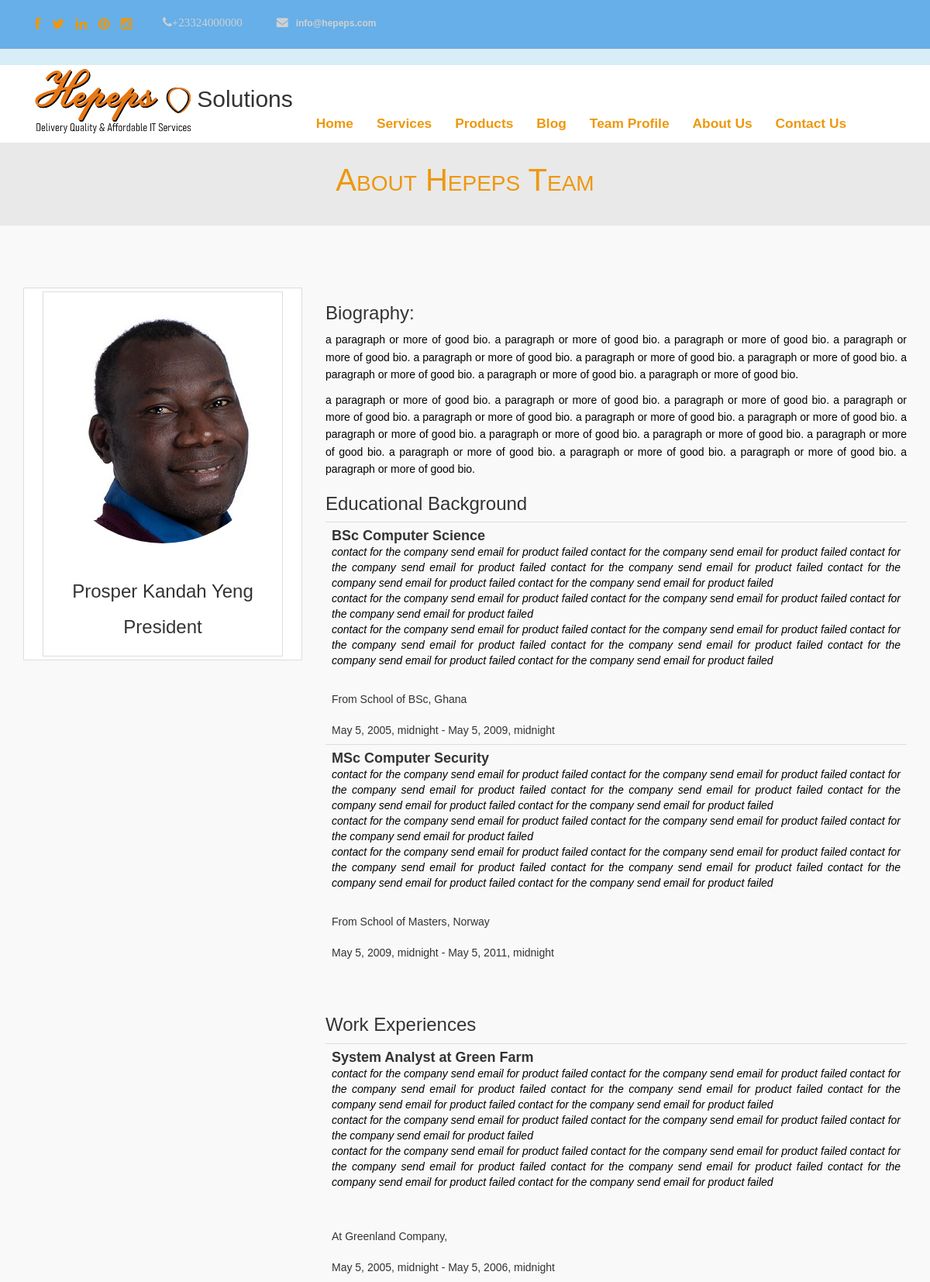
Screenshot of /staff_profile/ (upper part) with the database file from the repository.
### contact/models.py (models this page shows)
class Contact(models.Model):
    office_phone = models.CharField(max_length=15)
    mobile_phone = models.CharField(validators=[phone_regex], max_length=15)
    email = models.EmailField(max_length=100)
    website = models.CharField(max_length=100)
    postal = models.TextField()
    photo_url = models.FileField(upload_to='contact', blank=True, null=True)
    publish = models.BooleanField(default=True)
    created_on = models.DateField(auto_now_add=True)
    modified_on = models.DateField(auto_now=True)

### staff_profile/models.py (models this page shows, shortened)
class Team(models.Model):
    first_name = models.CharField(max_length=200)
    last_name = models.CharField(max_length=200)
    other_names = models.CharField(max_length=200, null=True, blank=True)
    img_url = models.FileField(upload_to='staff')
    bio = models.TextField(max_length=5000)
    role = models.ForeignKey(Role, on_delete=models.CASCADE)
    display_order = models.IntegerField(default=1)
    is_active = models.BooleanField(default=True)
    created_on = models.DateTimeField(auto_now_add=True)
    modified_on = models.DateTimeField(auto_now=True)
    class Meta:
        verbose_name_plural = 'Hepeps Team'
    @property
    def education(self):
        return Education.objects.filter(team=self, publish=True)
    @property
    def experiences(self):
        return Experience.objects.filter(team=self, publish=True)
    @property
    def certificates(self):
        return Certifications.objects.filter(team=self, publish=True)
    @property
    def trainings(self):
        return Training.objects.filter(team=self, publish=True)
    @property
    def projects(self):
        return Projects.objects.filter(team=self, publish=True)
    @property
    def publications(self):
        return Publication.objects.filter(team=self, publish=True)

class Role(models.Model):
    name = models.CharField(max_length=200)
    is_active = models.BooleanField(default=True)
    def __str__(self):
        return self.name

class Education(models.Model):
    team = models.ForeignKey(Team, on_delete=models.CASCADE)
    program = models.CharField(max_length=200, null=True, blank=True)
    description = models.TextField()
    school_name = models.CharField(max_length=200)
    city = models.CharField(max_length=200, null=True, blank=True)
    start_date = PartialDateField()
    end_date = PartialDateField()
    country = models.ForeignKey(Country, on_delete=models.CASCADE)
    publish = models.BooleanField(default=True)
    created_on = models.DateTimeField(auto_now_add=True)
    modified_on = models.DateTimeField(auto_now=True)
    class Meta:
        verbose_name_plural = 'Education'

class Country(models.Model):
    name = models.CharField(max_length=200)
    class Meta:
        verbose_name_plural = 'Country'
    def __str__(self):
        return self.name

class Experience(models.Model):
    team = models.ForeignKey(Team, default=1, verbose_name="team_member_ID",
                             on_delete=models.CASCADE)
    position = models.CharField(max_length=200, null=True, blank=True)
    description = models.TextField()
    company_name = models.CharField(max_length=200, null=True, blank=True)
    country = models.ForeignKey(Country, on_delete=models.CASCADE)
    city = models.CharField(max_length=200, null=True, blank=True)
    start_date = PartialDateField()
    end_date = PartialDateField(null=True, blank=True)
    publish = models.BooleanField(default=True)
    created_on = models.DateTimeField(auto_now_add=True)
    modified_on = models.DateTimeField(auto_now=True)
    class Meta:
        verbose_name_plural = 'Work Experience'

### staff_profile/views.py (the view)
# urls.py: path('', views.index, name='index'),
def index(request):
    tm = Team.objects.all().order_by('display_order')
    exp = Experience.objects.all()
    edu = Education.objects.all()
    cert = Certifications.objects.all()
    train = Training.objects.all()
    publi = Publication.objects.all()
    projects = Projects.objects.all()
    content = {'tm': tm,
               'exp': exp,
               'edu': edu,
               'cert': cert,
               'train': train,
               'publi': publi,
               'projects': projects,
               }
    return render(request, 'staff_profile/index.html', content)

### blog/models.py (called while the page is built)
    def __str__(self):
        return self.title

### home/context_processor.py (called while the page is built)
def basic_info(request):
    blog_links = Blog.objects.filter(publish=True).order_by('-id')[:15]
    blog_category_links = BlogCategory.objects.filter(publish=True).order_by('-id')[:10]
    current_year = datetime.datetime.now().year
    if current_year != 2020:
        copy_right_year = '2020-' + str(current_year)
    else:
        copy_right_year = str(current_year)
    footer_blog = Blog.objects.filter(publish=True).order_by('-id')[:9]
    contact_info = Contact.objects.all().first()
    content = {
        'blog_category_links': blog_category_links,
        'blog_links': blog_links,
        'copy_right_year': copy_right_year,
        'contact_info': contact_info,
        'footer_blog': footer_blog,
    }
    return content

### staff_profile/templates/staff_profile/index.html (shortened to what this page needs)
{% extends 'base.html' %}
{% block content %}
<div class="jumbotron">
    <h2>About Hepeps Team </h2>
  </div>
    <div class="box">
    <div class="container">
      {% for teams in tm %}
          <div class="row">
                <div class="col-md-4">
                  <div class="thumbnail">
                    <div class="img-thumbnail">
                      <img src="{{teams.img_url.url}}" alt="">
                      <div class="caption">
                        <h3>{{teams.first_name}} {% if teams.other_names %} {{ teams.other_names}} {% endif %} {{ teams.last_name}} </h3>
                        <h3>{{teams.role}} </h3>
                      </div>
                    </div>
                  </div>
                </div>
                <div class="col-md-8">
                    <h3>Biography:</h3>
                    <div>
                        <p>{{teams.bio|linebreaks}} </p>
                    </div>
                    {% include 'staff_profile/education.html' %}
                   <br>
                    {% include 'staff_profile/experiences.html' %}
                </div>
            </div>
    {% endfor %}
    </div>
  </div>
 {% endblock content %}

### templates/header.html (shortened to what this page needs)
<div class="fixed-top">
    <header class="bg-info">
        <nav div class="navbar navbar-default navbar-static-top info-nav" role="navigation">
          <div class="container">
            <ul class="social-network">
              <li><a href="https://www.facebook.com" data-placement="top" title="Facebook"><i class="fa fa-facebook fa-1x"></i></a></li>
              <li><a href="https://www.twitter.com" data-placement="top" title="Twitter"><i class="fa fa-twitter fa-1x"></i></a></li>
              <li><a href="https://www.linkedin.com" data-placement="top" title="Linkedin"><i class="fa fa-linkedin fa-1x"></i></a></li>
              <li><a href="https://www.pinterest.com" data-placement="top" title="Pinterest"><i class="fa fa-pinterest fa-1x"></i></a></li>
              <li><a href="https://www.instagram.com" data-placement="top" title="Instagram"><i class="fa fa-instagram fa-1x"></i></a></li>
            </ul>
            <ul class="info">
              <li>
                <p><i class="fa fa-phone">{{ contact_info.office_phone }}</p></i>
              </li>
              <li><a href="#">
                  <p><i class="fa fa-envelope"></i>{{ contact_info.email }}</p></a></li>
            </ul>
          </div>
        </nav>
        <nav class="navbar navbar-default navbar-static-top" role="navigation">
          <div class="navigation">
            <div class="container">
              <div class="navbar-header">
                <div class="navbar-brand logo-img">
                    {% load static %}
                  <a  href="{% url 'home:index' %}">
                      <h1>
                          <img src="{% static 'img/logo.png' %}" alt=""> Solutions
                      </h1>
                  </a>
                </div>
              </div>
              <div class="navbar-collapse collapse">
                <ul class="nav navbar-nav main-menu">
                    <li role="presentation"><a href="{% url 'home:index' %}">Home</a></li>
                    <li role="presentation"><a href="{% url 'service:index' %}">Services</a></li>
                    <li role="presentation"><a href="{% url 'product:index' %}">Products</a></li>
                    <li role="presentation"><a href="{% url 'blog:index' 0 %}">Blog</a></li>
                    <li role="presentation"><a href="{% url 'staff_profile:index' %}">Team Profile</a></li>
                    <li role="presentation"><a href="{% url 'about:index' %}">About Us</a></li>
                    <li role="presentation"><a href="{% url 'contact:index' %}">Contact Us</a></li>
                </ul>
              </div>
            </div>
          </div>
        </nav>
    </header>
</div>

### staff_profile/templates/staff_profile/education.html
{% if teams.education %}
    <div>
        <h3>Educational Background</h3>
        <table class="table">
            {% for item in teams.education %}
                <tr>
                    <td>
                        <span class="h4"><strong>{{ item.program }}</strong></span>
                        <br>
                        <i>{{ item.description|linebreaks }}</i>
                        <br>
                        From {{ item.school_name}}, {{ item.country }}
                        <br><br>
                        {{ item.start_date }}
                        {% if item.end_date %}
                            - {{ item.end_date }}
                        {% endif %}
                    </td>
                </tr>
            {% endfor %}
        </table>
    </div>
{% endif %}

### staff_profile/templates/staff_profile/experiences.html
{% if teams.experiences %}
    <div>
        <h3>Work Experiences</h3>
        <table class="table">
            {% for item in teams.experiences %}
                <tr>
                    <td>
                        <span class="h4"><strong>{{ item.position }}</strong></span>
                        <br>
                        <i>{{ item.description|linebreaks }}</i>
                        <br><br>
                        At {{ item.company_name}}, {{ item.county.country }}
                        <br><br>
                        {{ item.start_date }}
                        {% if item.end_date %}
                            - {{ item.end_date }}
                        {% endif %}
                    </td>
                </tr>
            {% endfor %}
        </table>
    </div>
{% endif %}

### static/css/style.css (style rules this page uses)
body { font-family:Helvetica, Arial, 'Times New Roman', sans-serif; font-size:14px; font-weight:300; line-height:1.6em; color:#333; background-color:#fff; }
hi,h2,h3,h4,h5,h6 { color:#333; line-height:1.1em; }
p { color:#000000; text-align: justify; }
a { text-decoration:none; transition: all 0.1s ease-in-out; -moz-transition: all 0.1s ease-in-out; -webkit-transition: all 0.1s ease-in-out; -o-transition: all 0.1s ease-in-out; outline: none; font-size: 13pt; font-weight: bold; color:#ed980e !important; }
a:link { color: #ed980e !important; font-size: 13pt; font-weight: bold; }
ul.social-network { font-size: 16px; list-style:none; margin-top:10px; padding:10px; transition: all 0.3s ease-in-out; -moz-transition: all 0.3s ease-in-out; -webkit-transition: all 0.3s ease-in-out; -o-transition: all 0.3s ease-in-out; }
ul.social-network li { display:inline; margin: 0 5px; }
ul.social-network li a { color:#d0d0d0; }
.info { float: left; margin-top: -45px; margin-left: 110px; }
.info li { display: inline-block; margin-left: 30px; }
.info i { color: #d0d0d0; font-size: 15px; margin-right: 10px; }
.info a { color: #d0d0d0; font-size: 12px; }
.info p { color: #d0d0d0; font-size: 12px; margin: 0; }
.navigation { background-color:#fff; padding:0; }
.navbar-brand h1 { margin-top:-10px; float: left; font-size: 30px; color:#333; }
.thumbnail { display: block; padding: 4px; margin-bottom: 20px; line-height: 1.42857143; background-color: #fff; border: 1px solid #ddd; border-radius: 0; text-align:center; -webkit-transition: border .2s ease-in-out; -o-transition: border .2s ease-in-out; transition: border .2s ease-in-out; }
.img-thumbnail { display: inline-block; max-width: 100%; height: auto; padding: 4px; line-height: 1.42857143; background-color: #fff; border: 1px solid #ddd; border-radius: 0; -webkit-transition: all .2s ease-in-out; -o-transition: all .2s ease-in-out; transition: all .2s ease-in-out; }
.img-thumbnail img { margin-top:20px; margin-bottom:20px; border-radius:50% }
.box { background-color:#f9f9f9; padding-top:80px; padding-bottom:60px; }
.caption { text-align:center; }
.jumbotron { text-align:center; margin-bottom:-5px; background-color:#fff; }
.jumbotron h2 { margin-top:-68px; margin-bottom:-60px; color:#ed980e; background-color:#e9e9e9; padding: 30px 0px 40px 0px; font-size:40px; font-variant-caps: petite-caps; }
.inner-footer ul li,a { list-style:none; }
.info-nav { background: #66afe9; }
.fixed-top { position: fixed; top: 0; right: 0; left: 0; z-index: 100; }
.logo-img { position: relative; height: 50px; padding-bottom: 60px !important; z-index: 101; }
.main-menu { margin-top: 50px; }

### rows the page displays
Contact: office_phone "+23324000000", email "info@hepeps.com"
Team: img_url (picture), first_name "Prosper", other_names "Kandah", last_name "Yeng", role "President", bio "a paragraph or more of good bio. a paragraph or more of good bio. a paragraph or more of good bio. a paragraph or more of good bio. a paragraph or more of good bio. a paragraph or more of good bio. a paragraph or more of good bio. a paragraph or more of good bio. a paragraph or more of good bio. a paragraph or more of good bio. a paragraph or more of good bio. a paragraph or more of good bio. a paragraph or more of good bio. a paragraph or more of good bio. a paragraph or more of good bio. a paragraph or more of good bio. a paragraph or more of good bio. a paragraph or more of good bio. a paragraph or more of good bio. a paragraph or more of good bio. a paragraph or more of good bio. a…"
Education: program "BSc Computer Science", description "contact for the company send email for product failed contact for the company send email for product failed contact for the company send email for product failed contact for the company send email for product failed contact for the company send email for product failed contact for the company send email for product failed contact for the company send email for product failed contact for the company send email for product failed contact for the company send email for product failed contact for the company send email for product failed contact for the company send email for product failed contact for the company send email for product failed contact for the company send email for product…", school_name "School of BSc", country "Ghana", start_date "May 5, 2005, midnight", end_date "May 5, 2009, midnight"
Education: program "MSc Computer Security", description "contact for the company send email for product failed contact for the company send email for product failed contact for the company send email for product failed contact for the company send email for product failed contact for the company send email for product failed contact for the company send email for product failed contact for the company send email for product failed contact for the company send email for product failed contact for the company send email for product failed contact for the company send email for product failed contact for the company send email for product failed contact for the company send email for product failed contact for the company send email for product…", school_name "School of Masters", country "Norway", start_date "May 5, 2009, midnight", end_date "May 5, 2011, midnight"
Experience: position "System Analyst at Green Farm", description "contact for the company send email for product failed contact for the company send email for product failed contact for the company send email for product failed contact for the company send email for product failed contact for the company send email for product failed contact for the company send email for product failed contact for the company send email for product failed contact for the company send email for product failed contact for the company send email for product failed contact for the company send email for product failed contact for the company send email for product failed contact for the company send email for product failed contact for the company send email for product…", company_name "Greenland Company", start_date "May 5, 2005, midnight", end_date "May 5, 2006, midnight"
